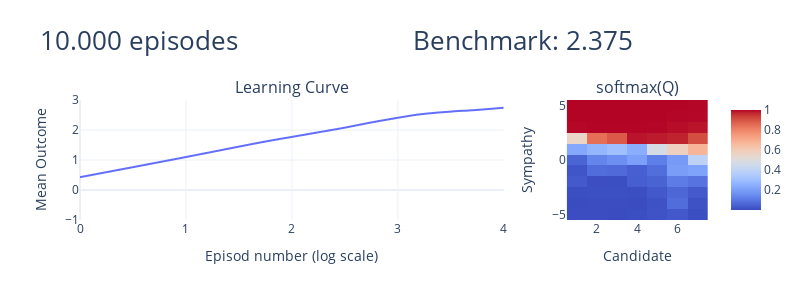

Notebook code for this chart:
### Code cell
agent, outcomes = learn_Simbad_learn(10000, *init_environment_and_agent(n_candidates=7, sympathy_range=11, random_seed=42,
                               alpha=0.1, gamma=0.65))
plot_learning_curve(outcomes, points=False, logx=True, q=agent.Q, title="10.000 episodes           ")

### Figure 1 — Plotly figure (JSON) as saved in the notebook; plotly's stock layout.template omitted (floating-point values rounded to 4 significant figures; data arrays with more than 128 entries replaced by an {"elided": "..."} marker saying what was removed)
{"data": [{"hovertemplate": "<b>LOWESS trendline</b><br><br>Episod number (log scale)=%{x}<br>Mean reward=%{y} <b>(trend)</b><extra></extra>", "legendgroup": "", "marker": {"color": "#636efa", "symbol": "circle"}, "mode": "lines", "name": "", "showlegend": false, "type": "scattergl", "x": {"elided": "5000 float values"}, "xaxis": "x", "y": {"elided": "5000 float values"}, "yaxis": "y"}, {"colorscale": {"elided": "255x2 mixed values"}, "type": "heatmap", "x": [1, 2, 3, 4, 5, 6, 7], "xaxis": "x2", "y": [-5, -4, -3, -2, -1, 0, 1, 2, 3, 4, 5], "yaxis": "y2", "z": [[0.002933, 0.00451, 0.001762, 0.00755, 0.01564, 0.02953, 0.0072], [0.002139, 0.003816, 0.004622, 0.001827, 0.01291, 0.07689, 0.01433], [0.007034, 0.01023, 0.008995, 0.006904, 0.02791, 0.06284, 0.03225], [0.03277, 0.005002, 0.006882, 0.04215, 0.05373, 0.1133, 0.0916], [0.02207, 0.07663, 0.07082, 0.04577, 0.0779, 0.1977, 0.2112], [0.05803, 0.1356, 0.1589, 0.205, 0.1201, 0.1908, 0.3929], [0.2309, 0.2717, 0.3039, 0.2456, 0.4733, 0.577, 0.6767], [0.552, 0.844, 0.8875, 0.9859, 0.9801, 0.9736, 0.9106], [0.998, 0.9993, 0.9991, 0.9992, 0.9988, 0.9924, 0.9867], [1.0, 1.0, 1.0, 1.0, 0.9999, 0.9986, 0.9978], [1.0, 1.0, 1.0, 1.0, 1.0, 1.0, 0.9988]]}], "layout": {"annotations": [{"font": {"size": 16}, "showarrow": false, "text": "Learning Curve", "x": 0.3375, "xanchor": "center", "xref": "paper", "y": 1, "yanchor": "bottom", "yref": "paper"}, {"font": {"size": 16}, "showarrow": false, "text": "softmax(Q)", "x": 0.8875, "xanchor": "center", "xref": "paper", "y": 1, "yanchor": "bottom", "yref": "paper"}], "autosize": true, "height": 300, "title": {"font": {"size": 26}, "text": "10.000 episodes                         Benchmark: 2.375"}, "width": 800, "xaxis": {"anchor": "y", "domain": [0, 0.675], "title": {"text": "Episod number (log scale)"}}, "xaxis2": {"anchor": "y2", "domain": [0.775, 1], "title": {"text": "Candidate"}}, "yaxis": {"anchor": "x", "domain": [0, 1], "range": [-1, 3], "title": {"text": "Mean Outcome"}}, "yaxis2": {"anchor": "x2", "domain": [0, 1], "title": {"text": "Sympathy"}}}}
